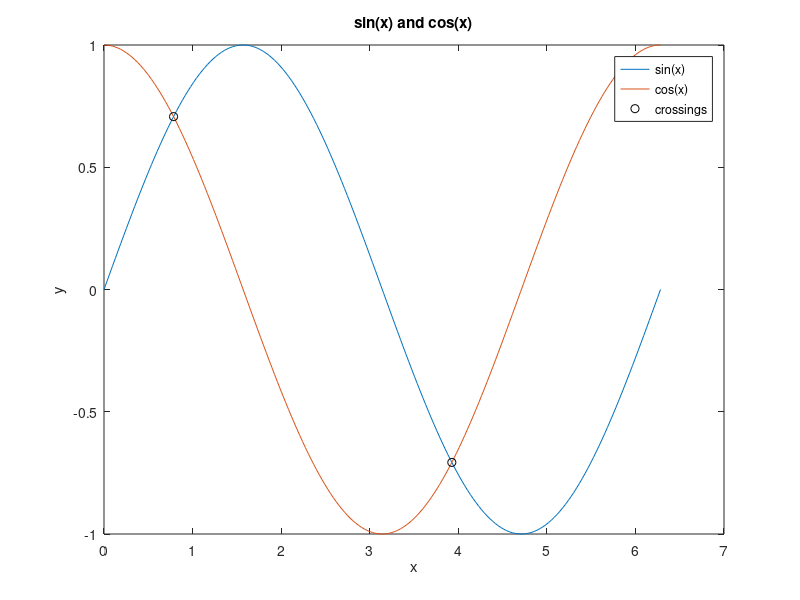

MATLAB code for this plot:
x = linspace(0, 2*pi, 200);
plot(x, sin(x), x, cos(x));
hold on
xc = [pi/4, 5*pi/4];
plot(xc, sin(xc), 'ko');
xlabel('x');
ylabel('y');
title('sin(x) and cos(x)');
legend('sin(x)', 'cos(x)', 'crossings');
